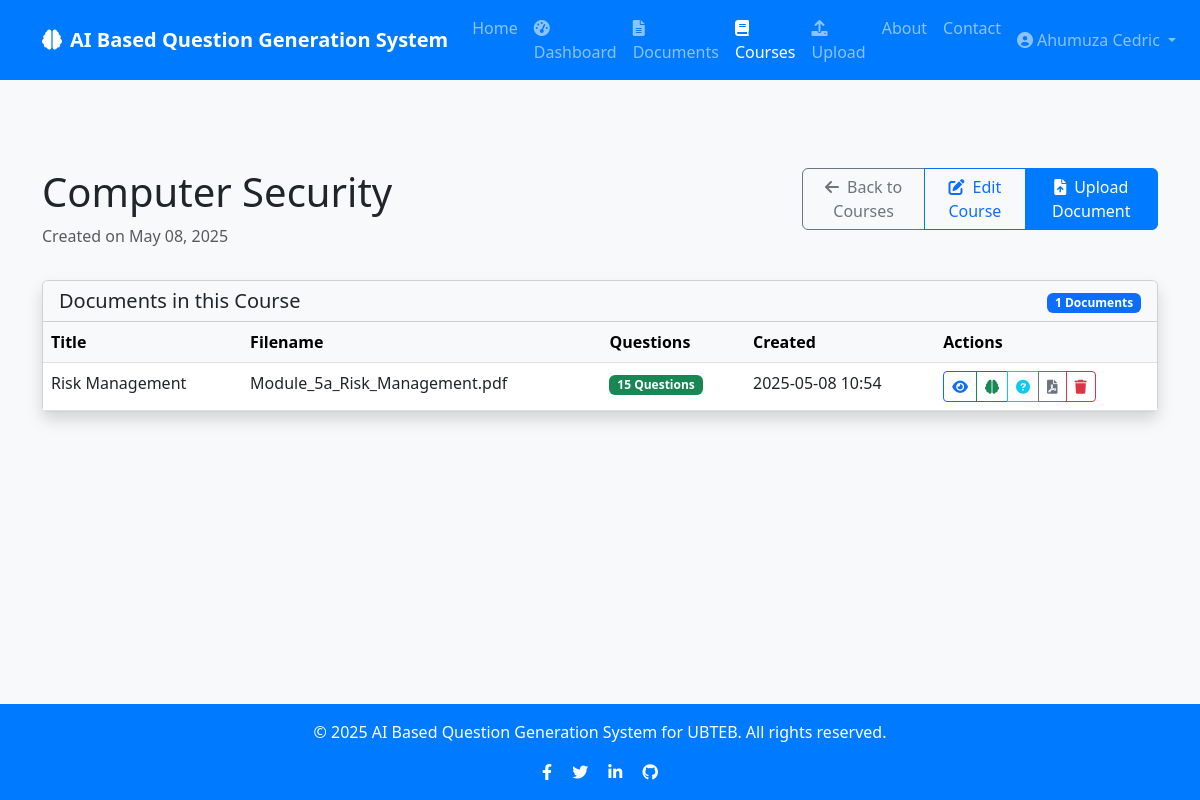
Page /courses/1 (signed in) on the earlier database version.
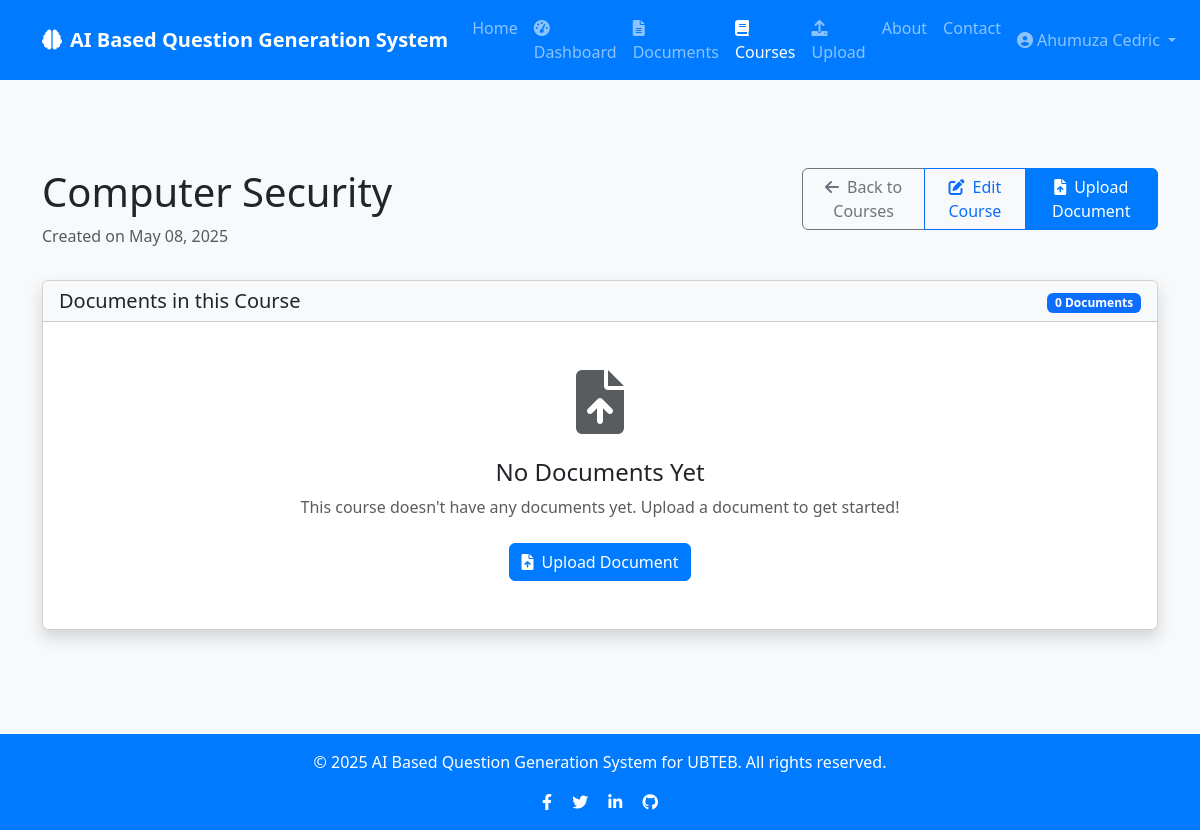
Same page on the later database version.
### app/models/document.py (models this page shows, shortened)
class Document(db.Model):
    id = db.Column(db.Integer, primary_key=True)
    title = db.Column(db.String(100), nullable=False)
    filename = db.Column(db.String(100), nullable=False)
    file_path = db.Column(db.String(255), nullable=False)
    content = db.Column(db.Text, nullable=False)
    created_at = db.Column(db.DateTime, default=datetime.utcnow)
    user_id = db.Column(db.Integer, db.ForeignKey('user.id'), nullable=False)
    course_id = db.Column(db.Integer, db.ForeignKey('course.id'), nullable=True)
    questions = db.relationship('Question', backref='document', lazy=True, cascade="all, delete-orphan")
    question_sets = db.relationship('QuestionSet', backref='document', lazy=True, cascade="all, delete-orphan")

### app/routes/courses.py (the view)
@courses.route('/courses/<int:course_id>')
@login_required
def view_course(course_id):
    course = Course.query.get_or_404(course_id)
    if course.user_id != current_user.id:
        flash('You do not have permission to view this course.', 'danger')
        return redirect(url_for('courses.list_courses'))
    documents = Document.query.filter_by(course_id=course_id).all()
    return render_template('courses/view_course.html', course=course, documents=documents)

### app/models/user.py (called while the page is built)
@login_manager.user_loader
def load_user(user_id):
    return User.query.get(int(user_id))

### app/templates/courses/view_course.html (shortened to what the changed rows need)
{% extends "base.html" %}
{% block content %}
<div class="container py-5">
    <div class="row mb-4">
        <div class="col-md-8">
            <h1>{{ course.title }}</h1>
        </div>
    </div>
    <div class="row">
        <div class="col-md-12">
            <div class="card shadow mb-4">
                <div class="card-header bg-light">
                    <div class="row align-items-center">
                        <div class="col-auto">
                            <span class="badge bg-primary">{{ documents|length }} Documents</span>
                        </div>
                    </div>
                </div>
                {% if documents %}
                    <div class="card-body p-0">
                        <div class="table-responsive">
                            <table class="table table-hover mb-0">
                                <thead class="table-light">
                                    <tr>
                                        <th>Title</th>
                                        <th>Filename</th>
                                        <th>Questions</th>
                                        <th>Created</th>
                                        <th>Actions</th>
                                    </tr>
                                </thead>
                                <tbody>
                                    {% for document in documents|sort(attribute='created_at', reverse=True) %}
                                        <tr>
                                            <td>{{ document.title }}</td>
                                            <td>{{ document.filename }}</td>
                                            <td>
                                                {% if document.questions|length > 0 %}
                                                    <span class="badge bg-success">{{ document.questions|length }} Questions</span>
                                                {% else %}
                                                    <span class="badge bg-secondary">No Questions</span>
                                                {% endif %}
                                            </td>
                                            <td>{{ document.created_at.strftime('%Y-%m-%d %H:%M') }}</td>
                                            <td>
                                                <div class="btn-group" role="group">
                                                    <a href="{{ url_for('questions.view_document', document_id=document.id) }}"
                                                       class="btn btn-sm btn-outline-primary"
                                                       title="View Document">
                                                        <i class="fas fa-eye"></i>
                                                    </a>
                                                    <a href="{{ url_for('questions.generate_questions_form', document_id=document.id) }}"
                                                       class="btn btn-sm btn-outline-success"
                                                       title="Generate Questions">
                                                        <i class="fas fa-brain"></i>
                                                    </a>
                                                    {% if document.questions|length > 0 %}
                                                        <a href="{{ url_for('questions.view_questions', document_id=document.id) }}"
                                                           class="btn btn-sm btn-outline-info"
                                                           title="View Questions">
                                                            <i class="fas fa-question-circle"></i>
                                                        </a>
                                                        <a href="{{ url_for('questions.export_questions', document_id=document.id) }}"
                                                           class="btn btn-sm btn-outline-secondary"
                                                           title="Export Questions">
                                                            <i class="fas fa-file-pdf"></i>
                                                        </a>
                                                    {% endif %}
                                                    <button type="button"
                                                            class="btn btn-sm btn-outline-danger delete-doc-btn"
                                                            data-document-id="{{ document.id }}"
                                                            data-document-title="{{ document.title }}"
                                                            title="Delete Document">
                                                        <i class="fas fa-trash"></i>
                                                    </button>
                                                </div>
                                            </td>
                                        </tr>
                                    {% endfor %}
                                </tbody>
                            </table>
                        </div>
                    </div>
                {% else %}
                    <div class="card-body text-center py-5">
                        <i class="fas fa-file-upload fa-4x text-muted mb-4"></i>
                        <h4>No Documents Yet</h4>
                        <p class="text-muted mb-4">This course doesn't have any documents yet. Upload a document to get started!</p>
                        <a href="{{ url_for('questions.upload_document') }}" class="btn btn-primary">
                            <i class="fas fa-file-upload me-2"></i>Upload Document
                        </a>
                    </div>
                {% endif %}
            </div>
        </div>
    </div>
</div>
{% endblock %}

Differences in the rows shown:
no longer on this page (row edited): Document: title "Risk Management", filename "Module_5a_Risk_Management.pdf", questions|length "15", created_at "2025-05-08 10:54"
Other differences:
{{ documents|length }}: "1" → "0"
text no longer shown: "Title Filename Questions Created Actions"
text now shown: "No Documents Yet This course doesn't have any documents yet. Upload a document to get started! Upload Document"
